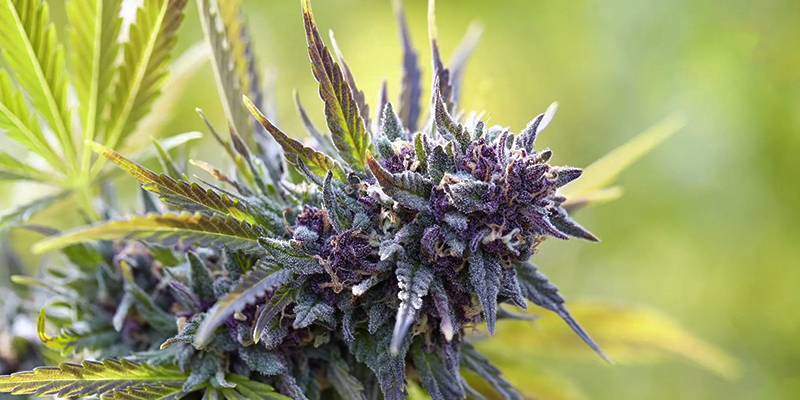
#> input picture Aula_06/zmg01.png, 800 x 400 px
$ python Sift.py
#> lines starting #> are read from the running program, lines starting #| are printed output that depends on the picture
import cv2
import numpy as np

image = cv2.imread('zmg01.png', cv2.IMREAD_GRAYSCALE)
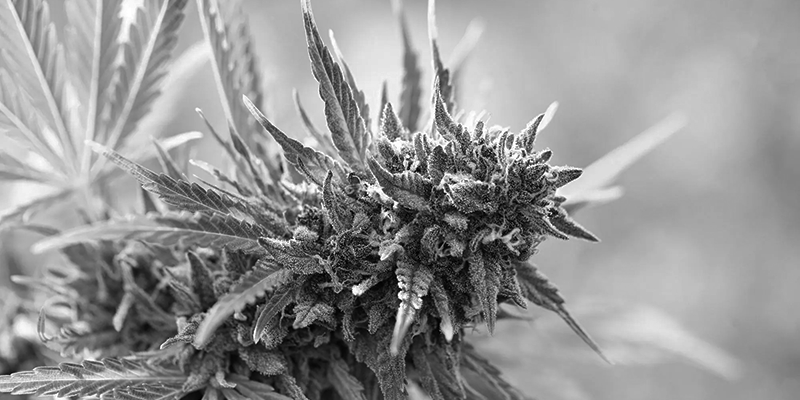
#> image: shape (400, 800); min 0, max 255, mean 148.6

# Criar o objeto SIFT
sift = cv2.SIFT_create()

# Detectar e computar características
keypoints, descriptors = sift.detectAndCompute(image, None)
#> keypoints = 2551 keypoints; strongest (x, y, size): (357, 290, 7.1), (400, 285, 3.4), (396, 203, 2.7), (479, 182, 2.5)

# Desenhar keypoints na imagem
imagem_sift = cv2.drawKeypoints(image, keypoints, None)
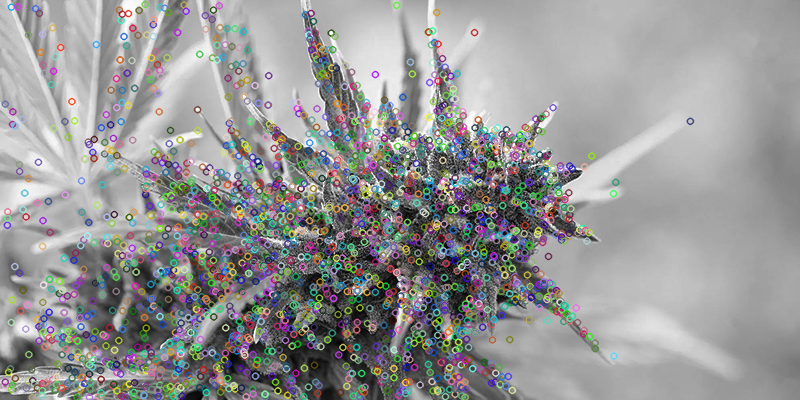
#> imagem_sift: shape (400, 800, 3); mean of channels 0, 1, 2 150, 150.1, 149.9; drawn as B, G, R

# Exibir resultados
cv2.imshow('SIFT', imagem_sift)
cv2.waitKey(0)
cv2.destroyAllWindows()

$ run again, with Aula_06/cr7.jpg saved as Aula_06/zmg01.png
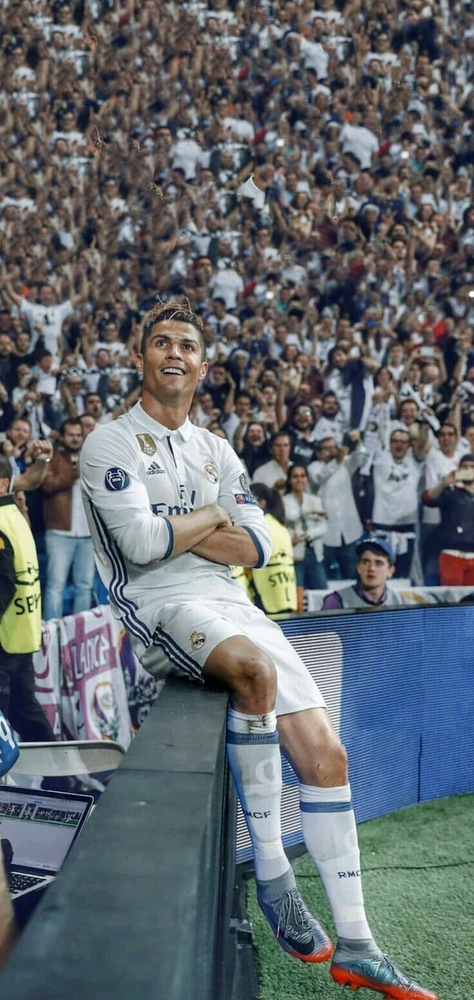
#> input picture Aula_06/cr7.jpg, 474 x 1000 px, shrunk from 736 x 1553 before the run
#> `image = cv2.imread('zmg01.png', cv2.IMREAD_GRAYSCALE)`:
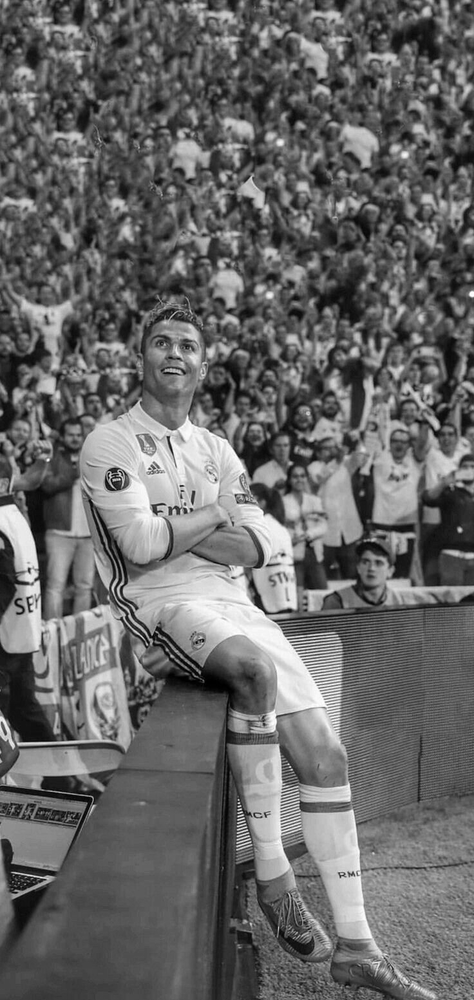
#> image: shape (1000, 474); min 0, max 254, mean 103.6
#> keypoints = 5620 keypoints; strongest (x, y, size): (257, 601, 7.7), (460, 530, 3.4), (168, 437, 2.4), (48, 460, 2)
#> `imagem_sift = cv2.drawKeypoints(image, keypoints, None)`:
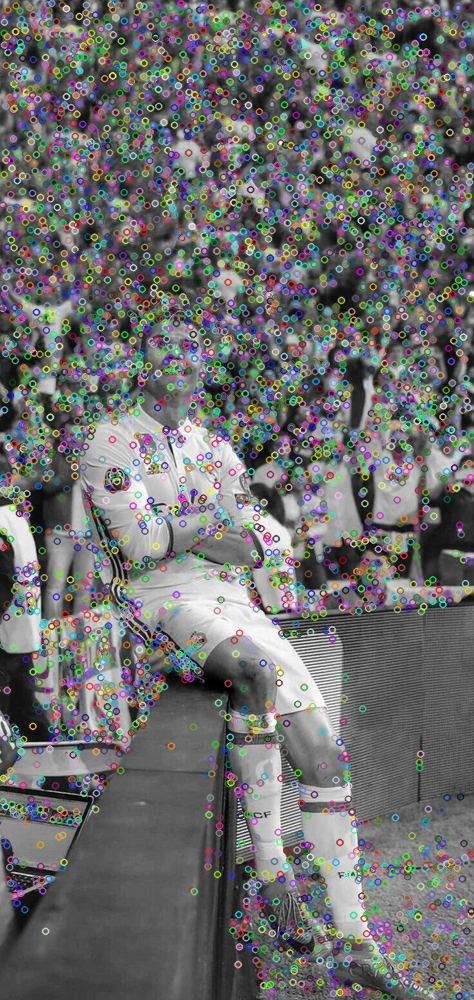
#> imagem_sift: shape (1000, 474, 3); mean of channels 0, 1, 2 108.9, 109, 108.9; drawn as B, G, R

$ run again, with Aula_06/ronaldos.jpg saved as Aula_06/zmg01.png
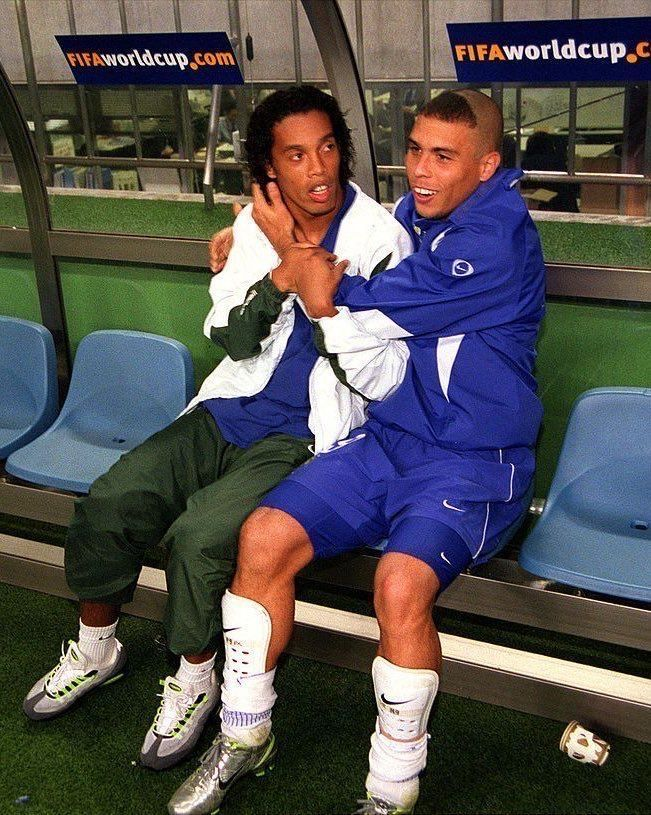
#> input picture Aula_06/ronaldos.jpg, 651 x 815 px
#> `image = cv2.imread('zmg01.png', cv2.IMREAD_GRAYSCALE)`:
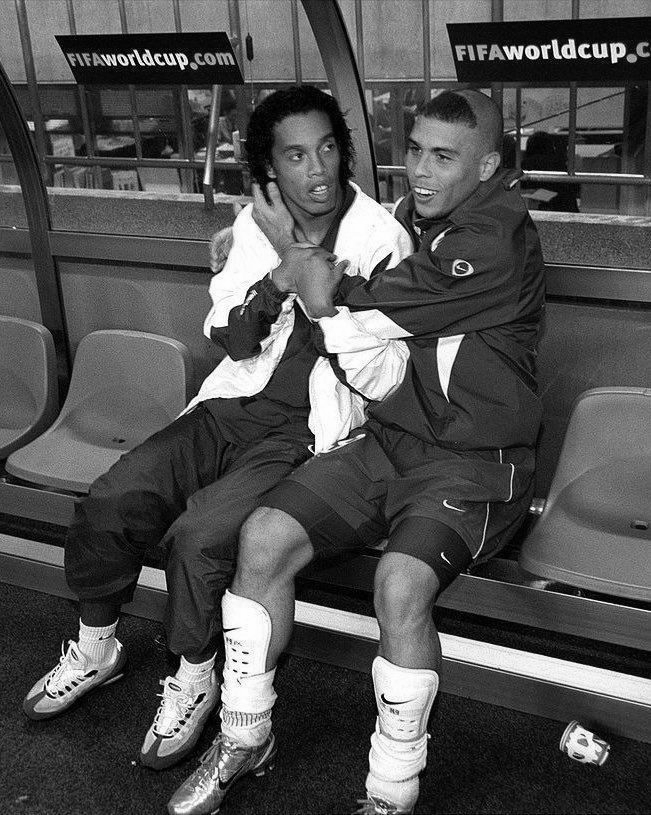
#> image: shape (815, 651); min 0, max 255, mean 80.7
#> keypoints = 2314 keypoints; strongest (x, y, size): (382, 696, 2.3), (133, 63, 2.5), (177, 730, 3.2), (532, 51, 2.6)
#> `imagem_sift = cv2.drawKeypoints(image, keypoints, None)`:
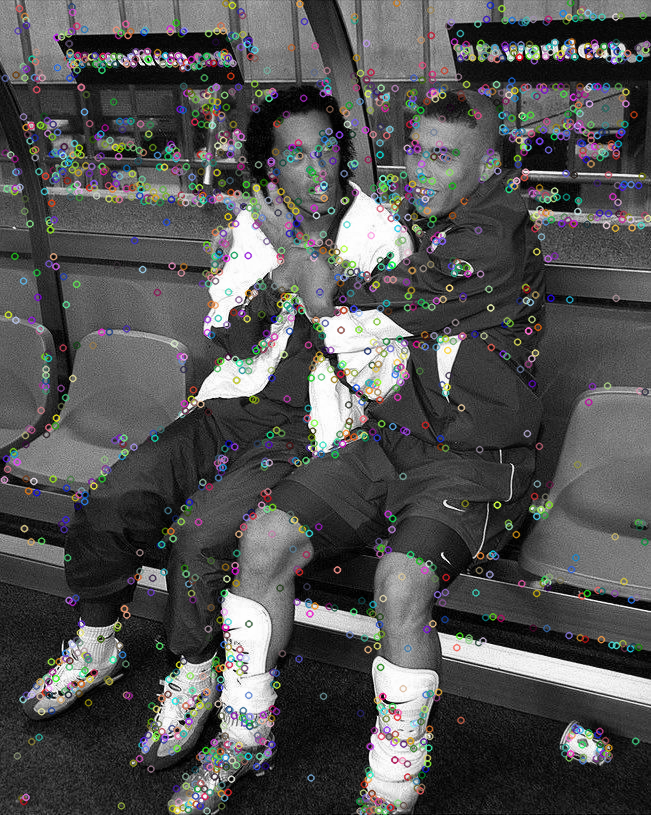
#> imagem_sift: shape (815, 651, 3); mean of channels 0, 1, 2 83.1, 83.2, 83.2; drawn as B, G, R
